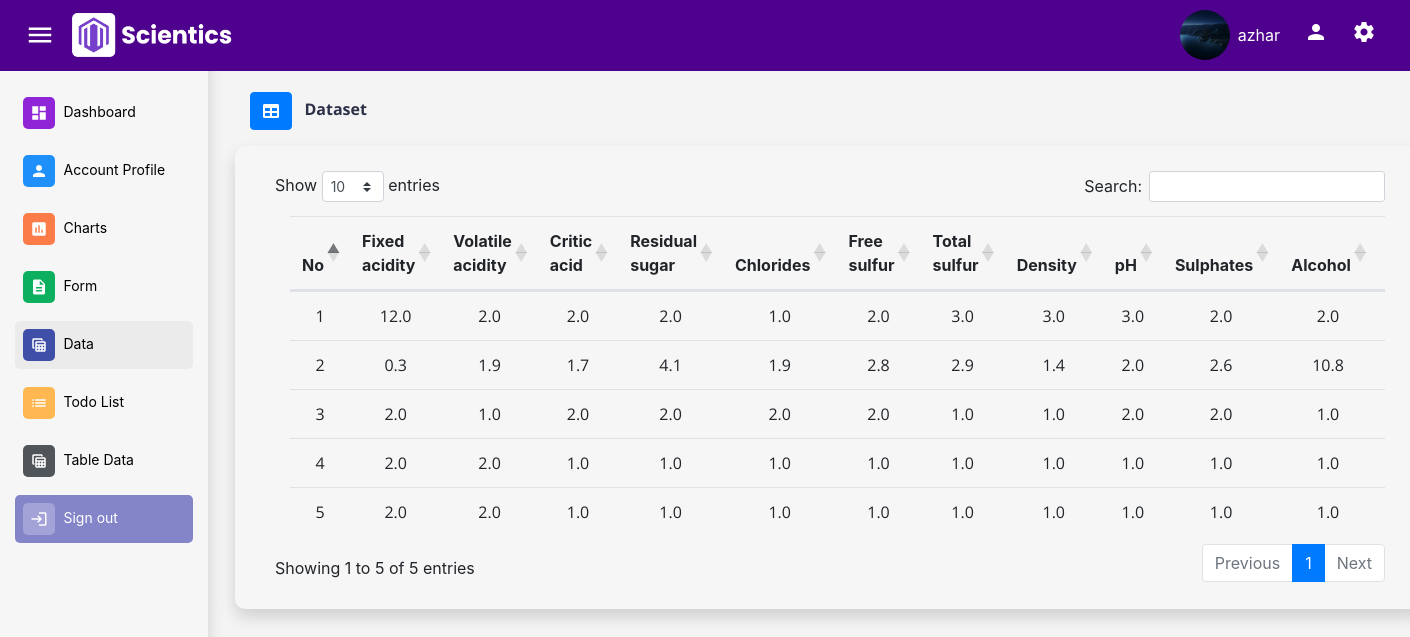
/data/ (signed in), run on the app's committed database.
### app/models.py (models this page shows, shortened)
class Profile(models.Model):
    user = models.OneToOneField(User, on_delete=models.CASCADE)
    image = models.ImageField(default='default.jpg',
                              upload_to='user_profile_pict')

class Wine_Classification(models.Model):
    fixed_acidity = models.FloatField()
    volatile_acidity = models.FloatField()
    citric_acid = models.FloatField()
    residual_sugar = models.FloatField()
    chlorides = models.FloatField()
    free_sulfur_dioxide = models.FloatField()
    total_sulfur_dioxide = models.FloatField()
    density = models.FloatField()
    pH = models.FloatField()
    sulphates = models.FloatField()
    alcohol = models.FloatField()
    classification = models.CharField(max_length=30)

### app/views.py (the view)
# urls.py: path('data/', views.data, name='data'),
@login_required(login_url='app:signin')
def data(request):
    wine = Wine_Classification.objects.all()
    context = {
        'Wine': wine
    }
    return render(request, "data.html", context)

### app/templates/data.html (shortened to what this page needs)
{% load static %}
<!DOCTYPE html>
<html lang="en">
<head>
    <link rel="stylesheet" href="https://cdn.datatables.net/1.10.22/css/dataTables.bootstrap4.min.css">
    {% include "snippets/styles.html" %}
</head>
<body id="dasboard-body">
    <div class="container">
        <nav id="myNav" class="navbar myNavbar navbar-expand-md navbar-dark  fixed-top">
            <a class="nav-link px-2  sideMenuToggler">
                <i class="material-icons icon expandView icon-my-bavbar mr-2">
                </i>
            </a>
            <div class="title-navbar">
                <a href="{% url 'app:dashboard' %}" class="navbar-brand">
                    <img src="{% static  'img/brand3.png' %}" alt="">
                </a>
            </div>
            <div class="ml-auto collapse navbar-collapse" id="navbarSupportedContent">
                <div class="container">
                    <div class="collapse navbar-collapse text-white" id="navbarSupportedContent">
                        <img src="{{ user.profile.image.url }}" alt="" class="rounded-circle ml-auto mr-2">
                        {{ request.user.username }}
                    </div>
                    <a href="{% url 'app:profile' user.username %}" class="ml-4">
                        <i class="material-icons icon icon-my-bavbar">
                        </i>
                    </a>
                    <a id="NavRight" class="ml-4 right-menu-btn NavRight">
                        <i class="material-icons icon icon-my-bavbar">
                        </i>
                    </a>
                </div>
            </div>
        </nav>
    </div>
    <div class="wrapper d-flex">
        <div class="sideMenu shadow">
            <div class="sidebar">
                <ul class="navbar-nav mt-4">
                    <li class="nav-item active">
                        <a href="{% url 'app:dashboard' %}" data-toggle="tooltip" title="Dashboard"
                            class="nav-link nav-link-dashboard px-2 ">
                            <i class="material-icons md-18 icon mycon mycon-1">
                            </i>
                            <span class="text">Dashboard</span>
                        </a>
                    </li>
                    <li class="nav-item">
                        <a href="{% url 'app:profile' user.username %}" data-toggle="tooltip" title="Account Profile"
                            class="nav-link nav-link-dashboard px-2">
                            <i class="material-icons md-18 mycon mycon-2 icon">
                            </i>
                            <span class="text">Account Profile</span>
                        </a>
                    </li>
                    <li class="nav-item">
                        <a href="#" class="nav-link nav-link-dashboard px-2 disabled">
                            <i class="material-icons icon md-18 mycon mycon-3">
                            </i>
                            <span class="text">Charts</span></a>
                    </li>
                    <li class="nav-item">
                        <a href="{% url 'app:predict' %}" data-toggle="tooltip" title="Form"
                            class="nav-link nav-link-dashboard px-2">
                            <i class="material-icons icon mycon md-18 mycon-4">
                            </i>
                            <span class="text">Form</span>
                        </a>
                    </li>
                    <li class="nav-item">
                        <a href="{% url 'app:data' %}" data-toggle="tooltip" title="Data"
                            class="nav-link nav-link-dashboard px-2 active">
                            <i class="material-icons icon mycon md-18 mycon-5">
                            </i>
                            <span class="text">Data</span>
                        </a>
                    </li>
                    <li class="nav-item">
                        <a href="#" class="nav-link nav-link-dashboard px-2 disabled">
                            <i class="material-icons icon mycon md-18 mycon-6">
                            </i>
                            <span class="text">Todo List</span>
                        </a>
                    </li>
                    <li class="nav-item">
                        <a href="{% url 'app:table' %}" class="nav-link nav-link-dashboard px-2">
                            <i class="material-icons icon mycon md-18 mycon-7">
                            </i>
                            <span class="text">Table Data</span>
                        </a>
                    </li>
                    <li class="nav-item">
                        <a data-toggle="modal" data-target="#modalLogOut"
                            class="nav-link btn-logout nav-link-dashboard px-2">
                            <i class="material-icons icon mycon md-18 mycon-8">
                            </i>
                            <span class="text text-white">Sign out</span>
                        </a>
                    </li>
                </ul>
            </div>
        </div>
        <div class="content mt-4">
            <main>
                <div class="container-fluid">
                    <div class="item">
                        <div class="col-8">
                            <div class="d-inline path-design">
                                <button class="btn btn-primary d-inline"><i class="fas fa-table"></i></button>
                                <h6 class="d-inline ml-2 path-desc font-weight-bold">Dataset</h6>
                            </div>
                        </div>
                        <div class="mt-3">
                            <div class="card-data shadow">
                                <div class="container">
                                    <div class="table-responsive">
                                        <table id="myTable" class="table container-fluid table-hover">
                                            <thead>
                                                <tr class="text-center">
                                                    <th scope="col">No</th>
                                                    <th scope="col">Fixed acidity</th>
                                                    <th scope="col">Volatile acidity</th>
                                                    <th scope="col">Critic acid</th>
                                                    <th scope="col">Residual sugar</th>
                                                    <th scope="col">Chlorides</th>
                                                    <th scope="col">Free sulfur</th>
                                                    <th scope="col">Total sulfur</th>
                                                    <th scope="col">Density</th>
                                                    <th scope="col">pH</th>
                                                    <th scope="col">Sulphates</th>
                                                    <th scope="col">Alcohol</th>
                                                    <th scope="col">Classification</th>
                                                </tr>
                                            </thead>
                                            <tbody>
                                                {% for data in Wine %}
                                                <tr class="text-center">
                                                    <td>{{ forloop.counter }}</td>
                                                    <td>{{ data.fixed_acidity }}</td>
                                                    <td>{{ data.volatile_acidity }}</td>
                                                    <td>{{ data.citric_acid }}</td>
                                                    <td>{{ data.residual_sugar }}</td>
                                                    <td>{{ data.chlorides }}</td>
                                                    <td>{{ data.free_sulfur_dioxide }}</td>
                                                    <td>{{ data.total_sulfur_dioxide }}</td>
                                                    <td>{{ data.density }}</td>
                                                    <td>{{ data.pH }}</td>
                                                    <td>{{ data.sulphates }}</td>
                                                    <td>{{ data.alcohol }}</td>
                                                    <td>{{ data.classification }}</td>
                                                </tr>
                                                {% endfor %}
                                            </tbody>
                                        </table>
                                    </div>
                                </div>
                            </div>
                        </div>
                    </div>
                </div>
            </main>
        </div>
    </div>
</body>
</html>

### app/templates/snippets/styles.html (shortened to what this page needs)
{% load static %}
<link rel="stylesheet" href="{% static "css/dark-mode.css" %}">
<link rel="stylesheet" href="{% static "css/hover.css" %}">
<link rel="stylesheet" href="{% static "css/styles.css" %}" />
<link rel="stylesheet" href="https://stackpath.bootstrapcdn.com/bootstrap/4.5.2/css/bootstrap.min.css"
>
<link rel="stylesheet" href="https://cdnjs.cloudflare.com/ajax/libs/font-awesome/5.14.0/css/all.min.css"
 />
<link rel="stylesheet" href="https://cdnjs.cloudflare.com/ajax/libs/animate.css/4.1.1/animate.min.css" />
<link rel="stylesheet" href="{% static "css/toastr.css" %}" />

### app/templates/snippets/scripts.html (shortened to what this page needs)
{% load static %}

### app/static/css/dark-mode.css (style rules this page uses)
:root { --background-color: #24293d; --alternate-background-color: #2c3147; --text-color: #ffffff; --input-color: #373c55; --border-color: 3px solid #2b3046; --nav-color-active :#3e435c; }

### app/static/css/styles.css (style rules this page uses)
* { box-sizing: border-box; }
body, td, p, h1, h2, h3, h4, h5, h6 { font-family: "Open Sans", sans-serif; }
.btn { padding: 10px 25px; white-space: nowrap; display: inline-block; font-weight: bold; }
.path-design h6 { color: #2c3147; }
.icon-my-bavbar { color: #ffffff; }
.title-navbar a { font-weight: bold; font-size: 1.4em; }
#dasboard-body { height: 1000px; background: #f4f4f4; }
.sideMenuToggler { cursor: pointer; }
.sideMenu { background: #f6f6f6; height: 100%; }
.btn-logout { background: #8484c9; color: #fff !important; border-radius: 5px; cursor: pointer; }
.myNavbar { background: #4e018d; width: 100%; }
.navbar-brand img { width: 160px; }
.nav-link { color: #71768a; }
.navbar-brand { color: #292828 !important; font-size: 40px; }
.navbar-collapse img { width: 50px; height: 50px; }
.nav-link-dashboard.active, .nav-link-dashboard:hover { background: #ecebec; color: rgb(255, 255, 255); border-radius: 5px; }
.nav-item { margin-bottom: 10px; }
.wrapper { margin-top: 3rem; }
.wrapper .sideMenu { position: fixed; padding: 15px; top: 0; bottom: 0; margin: 50px auto; left: 0; width: 13rem; transition: all ease 0.25s; transform: translateX(-100%); z-index: 1; }
.wrapper .content { width: 100%; margin-left: 0rem; -webkit-transition: all ease 0.25s; transition: all ease 0.25s; }
.right-menu-btn { cursor: pointer; }
.nav-link { -webkit-box-align: center; -ms-flex-align: center; align-items: center; display: block; white-space: nowrap; }
.nav-link .icon { margin-right: 0.25rem; font-size: 1.875rem; vertical-align: middle; height: 2rem; width: 2rem; display: -webkit-inline-box; display: -ms-inline-flexbox; display: inline-flex; -webkit-box-pack: center; -ms-flex-pack: center; justify-content: center; -webkit-box-align: center; -ms-flex-align: center; align-items: center; }
.nav-link .text { font-size: 0.875rem; }
span.text { color: #000; }
.material-icons.md-18 { font-size: 18px; }
.mycon { padding: 15px; border-radius: 5px; color: #fff; }
.mycon-1 { background-color: #8f25d6; }
.mycon-2 { background-color: #1f90fa; }
.mycon-3 { background-color: #fc7c49; }
.mycon-4 { background-color: #0baf5d; }
.mycon-5 { background-color: #3f4ea7; }
.mycon-6 { background-color: #FFB851; }
.mycon-7 { background-color: #50555a; }
.mycon-8 { background-color: rgba(255, 255, 255, 0.26) }
li.nav-item.active { color: #2e2d2d; }
li.nav-item.active a { color: #ffffff; }
.item { margin: 20px; }
.card-data { background: #f6f6f6; padding: 25px; border-radius: 10px; box-sizing: border-box; }
@media (min-width: 1200px) { .wrapper .sideMenu { transform: translateX(0); } }
@media (min-width: 1200px) { .wrapper .content { margin-left: 12.5rem; } }

### app/templates/data.html (style rules this page uses)
body { overflow-x: hidden; }

### data on the page
Wine_Classification: fixed_acidity "12.0", volatile_acidity "2.0", citric_acid "2.0", residual_sugar "2.0", chlorides "1.0", free_sulfur_dioxide "2.0", total_sulfur_dioxide "3.0", density "3.0", pH "3.0", sulphates "2.0", alcohol "2.0"
Wine_Classification: fixed_acidity "0.3", volatile_acidity "1.9", citric_acid "1.7", residual_sugar "4.1", chlorides "1.9", free_sulfur_dioxide "2.8", total_sulfur_dioxide "2.9", density "1.4", pH "2.0", sulphates "2.6", alcohol "10.8"
Wine_Classification: fixed_acidity "2.0", volatile_acidity "1.0", citric_acid "2.0", residual_sugar "2.0", chlorides "2.0", free_sulfur_dioxide "2.0", total_sulfur_dioxide "1.0", density "1.0", pH "2.0", sulphates "2.0", alcohol "1.0"
Wine_Classification: fixed_acidity "2.0", volatile_acidity "2.0", citric_acid "1.0", residual_sugar "1.0", chlorides "1.0", free_sulfur_dioxide "1.0", total_sulfur_dioxide "1.0", density "1.0", pH "1.0", sulphates "1.0", alcohol "1.0"
Wine_Classification: fixed_acidity "2.0", volatile_acidity "2.0", citric_acid "1.0", residual_sugar "1.0", chlorides "1.0", free_sulfur_dioxide "1.0", total_sulfur_dioxide "1.0", density "1.0", pH "1.0", sulphates "1.0", alcohol "1.0"

### other printed values
{{ request.user.username }} "azhar"
